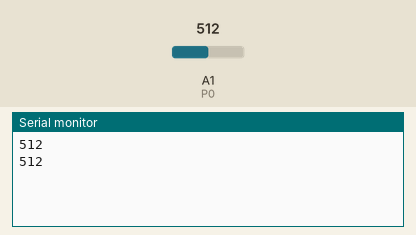
Bench run of a sketch on a simulated Arduino Uno, built with avr-gcc and run on an emulated ATmega328P. Shown: the last lines printed to the serial monitor. Inputs (shaded band) come from the test bench; at power-on: A1 (P0) = 512.

Above: at 2.8 s.
2.9 s: A1 (P0) set to 716
At 3.8 s:
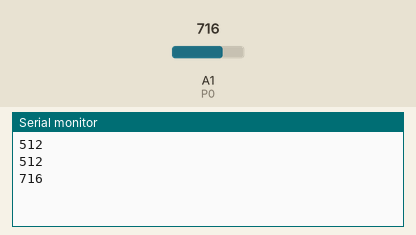
4.4 s: A1 (P0) set to 900
At 5.7 s:
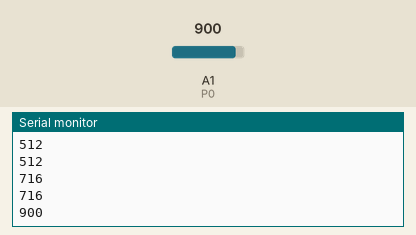
Timing chart, 0 to 7.4 s (numbered marks = the images above; inputs shaded):
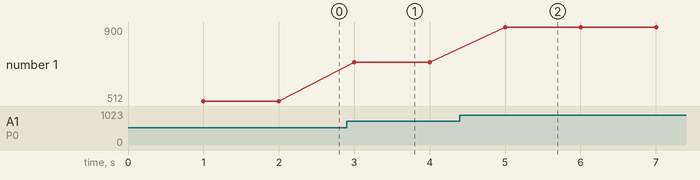

Measured:
- after the input at 2.9 s, the serial monitor: prints a new line after 0.10 s (image 1)
- after the input at 4.4 s, the serial monitor: prints a new line after 0.60 s (image 2)
- plotted number 1: 512 → 716 after the input at 2.9 s, 716 → 900 after the input at 4.4 s

The sketch:

test.ino
```cpp
#define P0 15
void setup() {
  // put your setup code here, to run once:
  Serial.begin(9600);

}

void loop() {
  delay(1000);
  Serial.println(analogRead(P0));
  // put your main code here, to run repeatedly:

}
```
